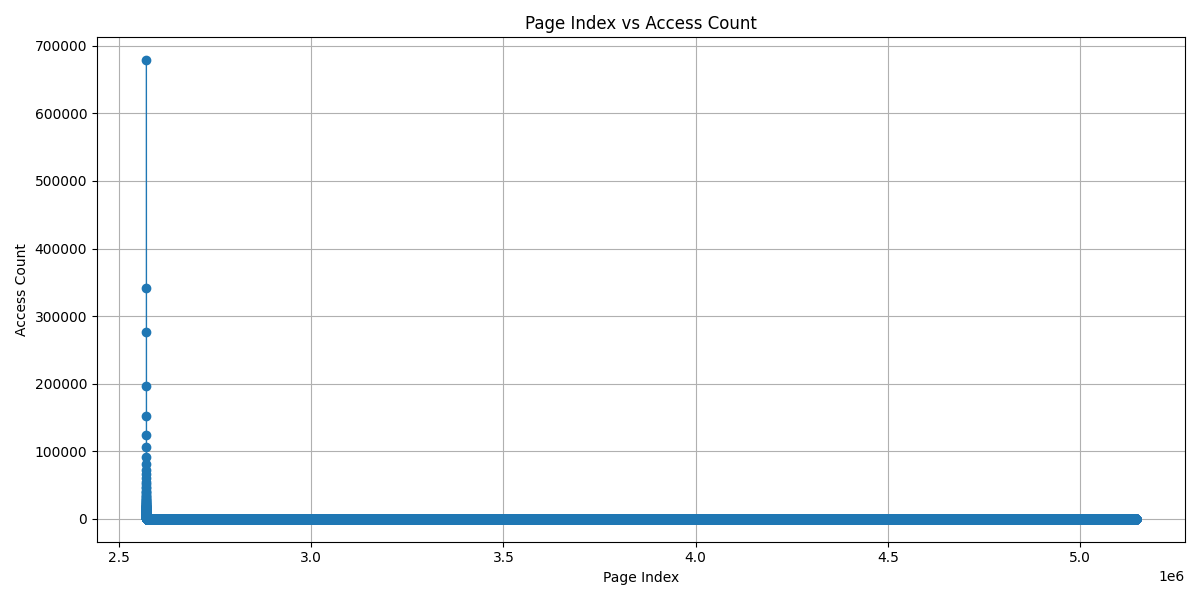

This chart was generated by the following Python code:
import matplotlib.pyplot as plt

def plot_page_access_counts(input_file):
    output_image = "pg_idx_acc_cnt.png"
    """페이지 인덱스와 접근 횟수를 그래프로 그리기"""
    page_indices = []
    access_counts = []

    try:
        # 파일에서 데이터 읽기
        with open(input_file, "r") as file:
            for line in file:
                page, count = map(int, line.strip().split())
                page_indices.append(page)
                access_counts.append(count)
    except FileNotFoundError:
        print(f"Error: File not found at {input_file}. Please ensure the file exists.")
        return

    # 그래프 그리기
    plt.figure(figsize=(12, 6))
    plt.plot(page_indices, access_counts, marker='o', linestyle='-', linewidth=1)
    plt.title("Page Index vs Access Count")
    plt.xlabel("Page Index")
    plt.ylabel("Access Count")
    plt.grid(True)
    plt.tight_layout()
    plt.savefig(output_image)

if __name__ == "__main__":
    input_file = "page_access_counts.log"  # 데이터 파일 경로
    plot_page_access_counts(input_file)

